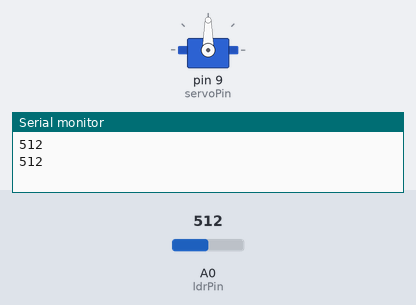
Recording of a sketch running on a simulated Arduino Uno, built with avr-gcc and run on an emulated ATmega328P. On the bench: servo, the last lines printed to the serial monitor. The test bench sets the inputs (shaded band); at power-on: A0 (ldrPin) = 512.

Above: at 1.8 s.
1.9 s: A0 (ldrPin) set to 487
At 2.7 s:
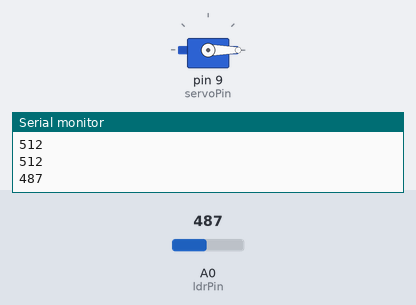
3.5 s: A0 (ldrPin) set to 510
At 4.3 s:
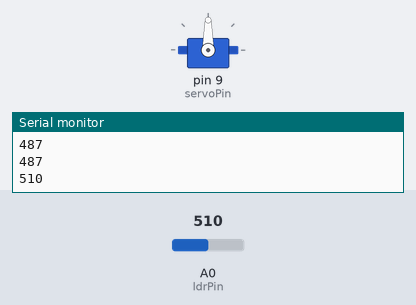
5.5 s: A0 (ldrPin) set to 490
At 7.0 s:
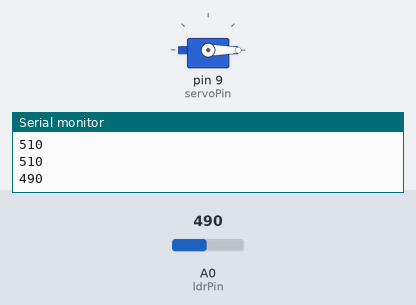
Timing chart, 0 to 8.5 s (numbered marks = the images above; inputs shaded):
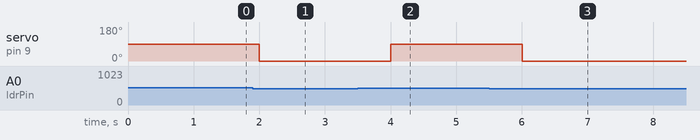

Measured:
- the behaviour switches between 501 and 500 on A0 (ldrPin) (found by bisection; images 0 and 1)
- after the input at 1.9 s, servo on pin 9 (servoPin): 90° → 0° after 0.10 s
- after the input at 3.5 s, servo on pin 9 (servoPin): 0° → 90° after 0.50 s
- after the input at 5.5 s, servo on pin 9 (servoPin): 90° → 0° after 0.50 s

The sketch:

sketch.ino
```cpp
#include <Servo.h>

const int ldrPin = A0;
const int threshold = 500; // bisa diatur tergantung cahaya
const int servoPin = 9;

Servo tirai;

void setup() {
  Serial.begin(9600);
  tirai.attach(servoPin);
  tirai.write(0); // mulai dari tirai tertutup
}

void loop() {
  int ldrValue = analogRead(ldrPin);
  Serial.println(ldrValue); // untuk melihat nilai cahaya

  if (ldrValue > threshold) {
    tirai.write(90); // buka tirai
  } else {
    tirai.write(0);  // tutup tirai
  }

  delay(1000);
}
```
